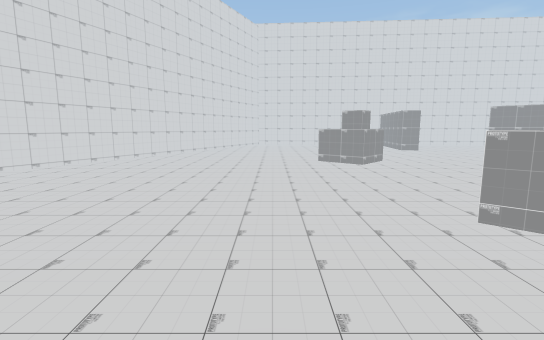
[1] (above)

24 first-person views from a walk through a scene from a Unity 3-D project. The camera is 1.5 m above the floor, tilts 8° down and sees 85° across. The floor is counted in squares, 1 m on a side. Each view is taken from the middle of a square. On the plan, view 1 faces up. The plan holds only what a view shows up to about 15 squares ahead; the rest is blank. The place goes on beyond the plan. Some animated figures are left out.

[2]
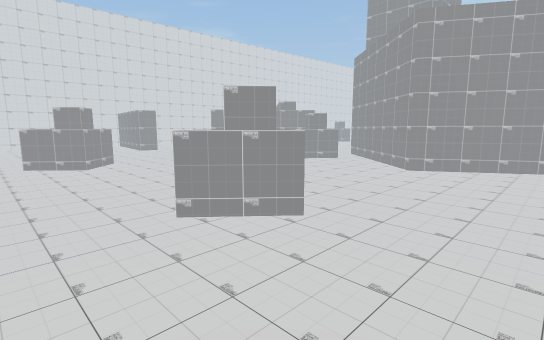

[3]
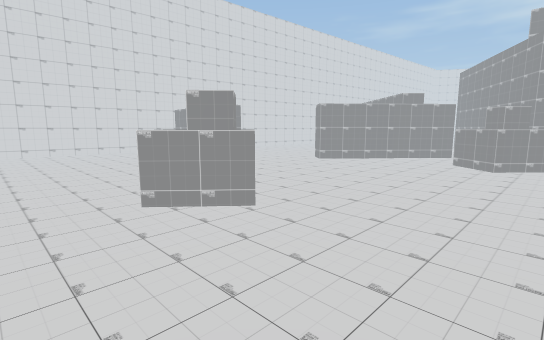

[4]
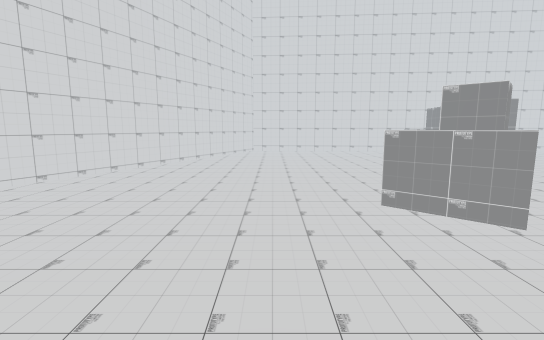

[5]
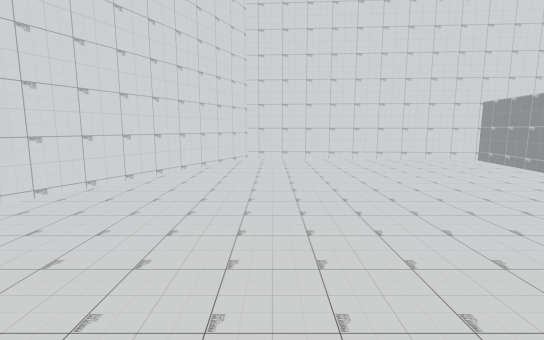

[6]
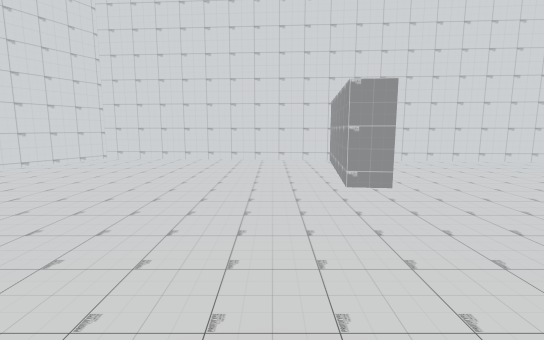

[7]
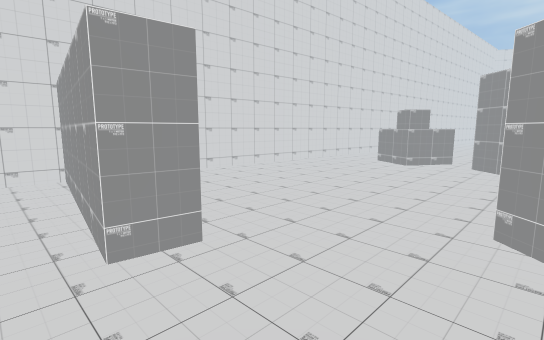

[8]
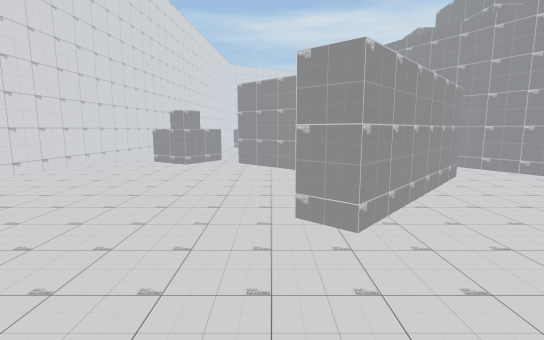

[9]
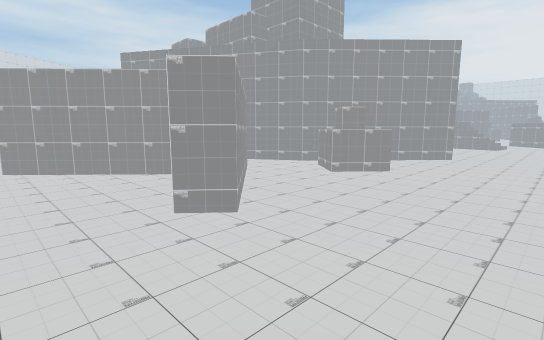

[10]
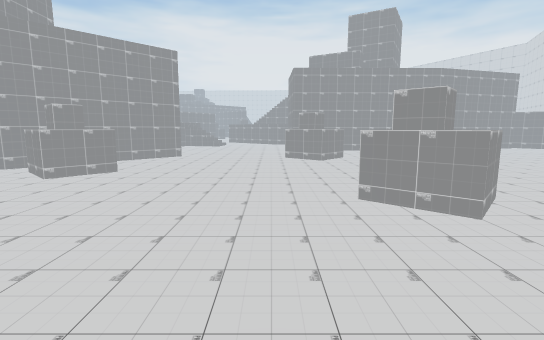

[11]
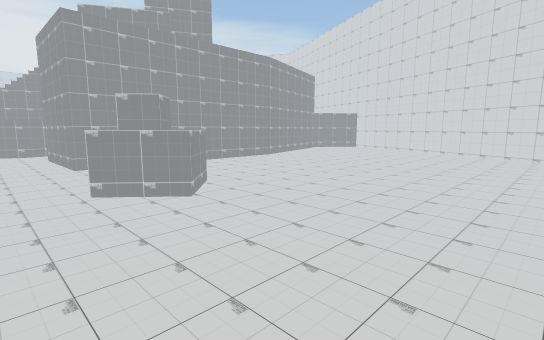

[12]
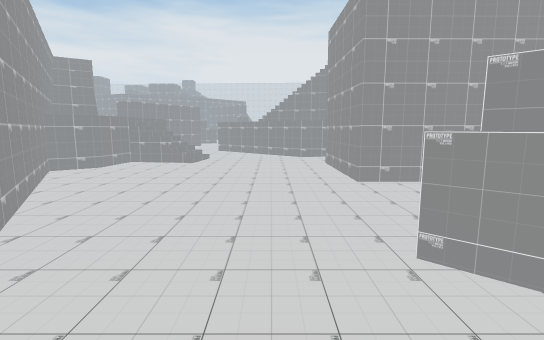

[13]
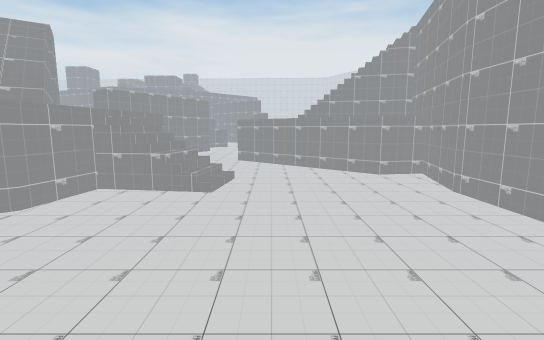

[14]
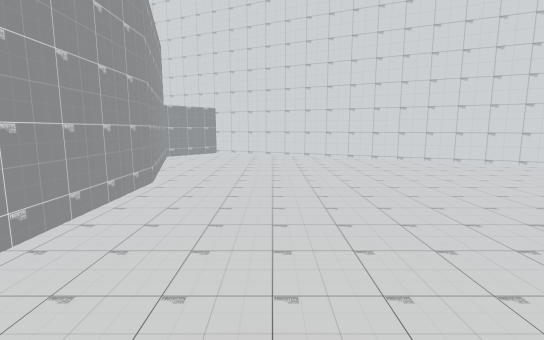

[15]
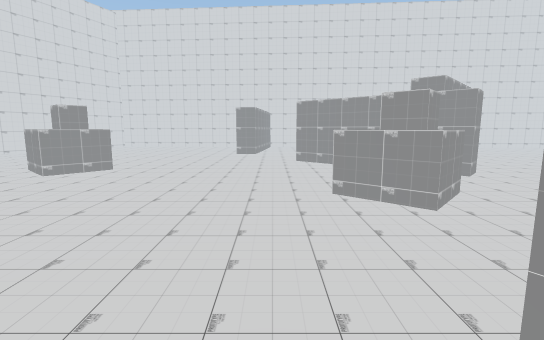

[16]
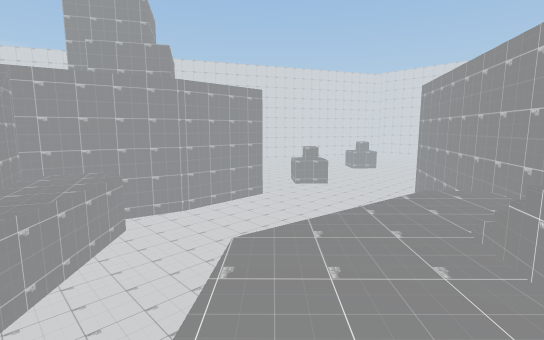

[17]
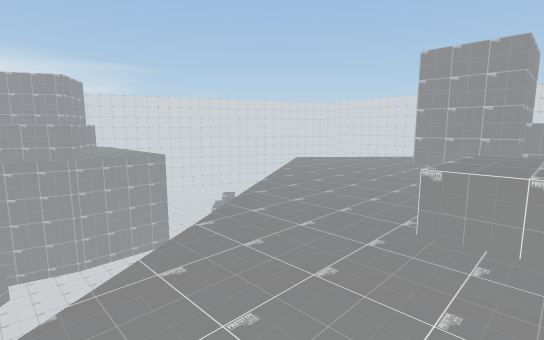

[18]
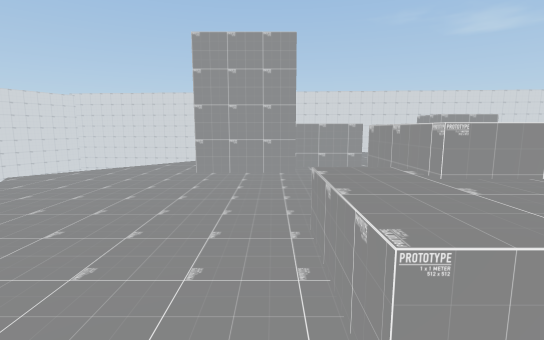

[19]
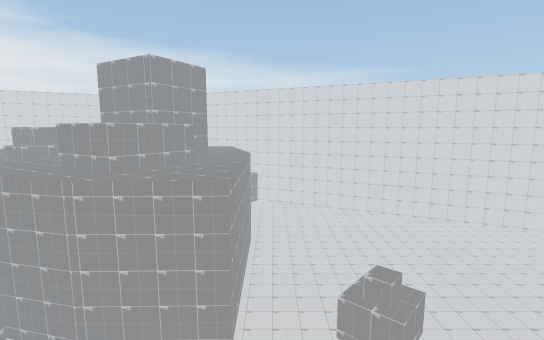

[20]
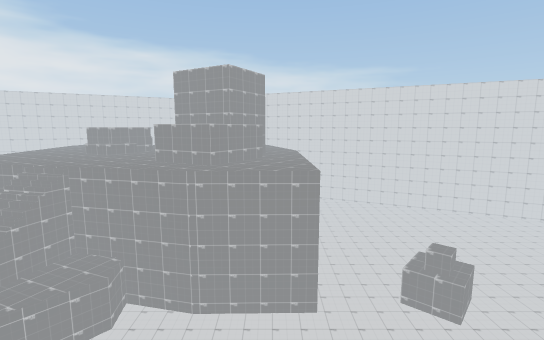

[21]
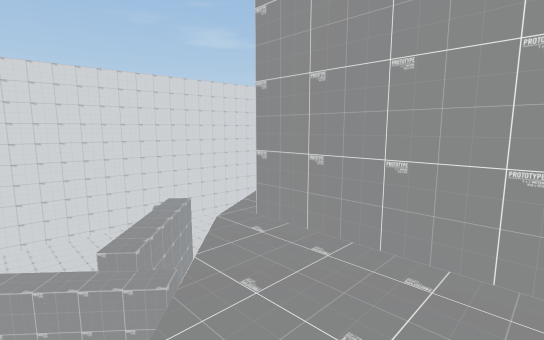

[22]
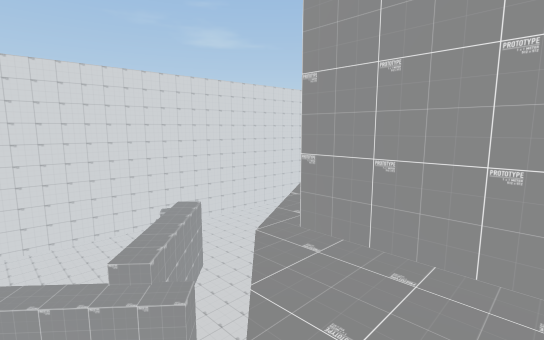

[23]
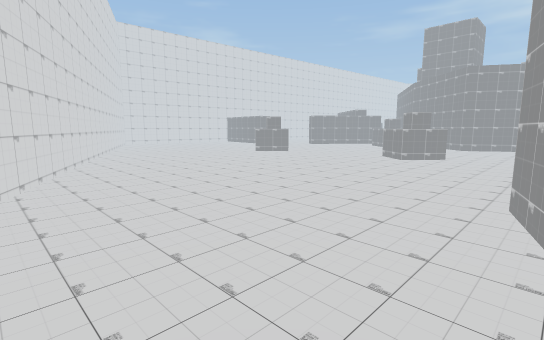

[24]
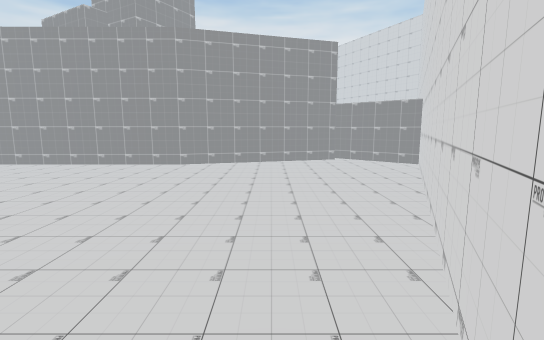

### Floor plan
Key: @ floor where view 1 was taken; # wall or solid block; x gap in a wall; . main floor; : floor 2 m higher than the main floor; + floor 5.5 m higher than the main floor; / step, stairs or slope; = window, fence, low wall or low ledge; ^ raised ledge; v drop or lower ground.
Columns run from 11 left of view 1 to 22 right of it. Each row starts with its distance up from view 1.
 28          #########
 27          #.......#####  ########
 26         ##...........#  .......###
 25         #............# ...........
 24        ##............# ...........
 23        #............##..........^^
 22       ##............# ..........##
 21       #.............##..........^^
 20       #...........................
 19      ##.........................#
 18      #.........................##.
 17     ##..................#.....##..
 16     #...................## ..##...
 15    ##.........^^.........#####....
 14    #..........^#^.........### ...
 13   ##..........^#...........##...
 12   #............................
 11  ##......................^.....+
 10  #......................^#^..# ^^^
  9 ##......................^^..+##^
  8 #..........................++#
  7 #.........................+++#  ^^
  6 #...............^........++++#  #
  5 ...............^#^......#++++####
  4 ...............^^^.....++++++++++
  3 ........................+++++++++
  2 ........................#++++++++
  1 .........................++++++++
  0 ...........@..............+++++++^
 -1 ....#++   +++++++.........++++++^^
 -2 x.+       +++++++..........+++++^^
 -3 v        ##+##+++.........#:++++^^
 -4          ######++.........::++++++
 -5            #  ##+....../=/:::+++++
 -6            # ##++.....////:://++++
 -7              #++/...../==/:://+++
 -8             ++++#:#......:::///+ +
 -9            +++++:::#..... ::: //
-10           ++++++#:::/...  v:
-11           ^+++++///=/:..    :
-12           ^++++=//          #^

Positions as (right, up) in squares from view 1, and headings:
1: (0, 0), facing up
2: (1, 0), facing up-right
3: (0, 8), facing up-right
4: (0, 8), facing up
5: (0, 13), facing up
6: (7, 13), facing up
7: (8, 17), facing up-right
8: (8, 18), facing right
9: (8, 20), facing down-right
10: (7, 20), facing down
11: (8, 12), facing down-left
12: (8, 8), facing down
13: (10, 2), facing down
14: (4, 3), facing left
15: (11, 3), facing up
16: (17, -11), facing up-left
17: (22, -8), facing up-left
18: (20, -5), facing up
19: (14, 1), facing left
20: (16, -2), facing left
21: (14, 5), facing up-right
22: (14, 6), facing up-right
23: (-11, -1), facing up-right
24: (-8, 12), facing down
